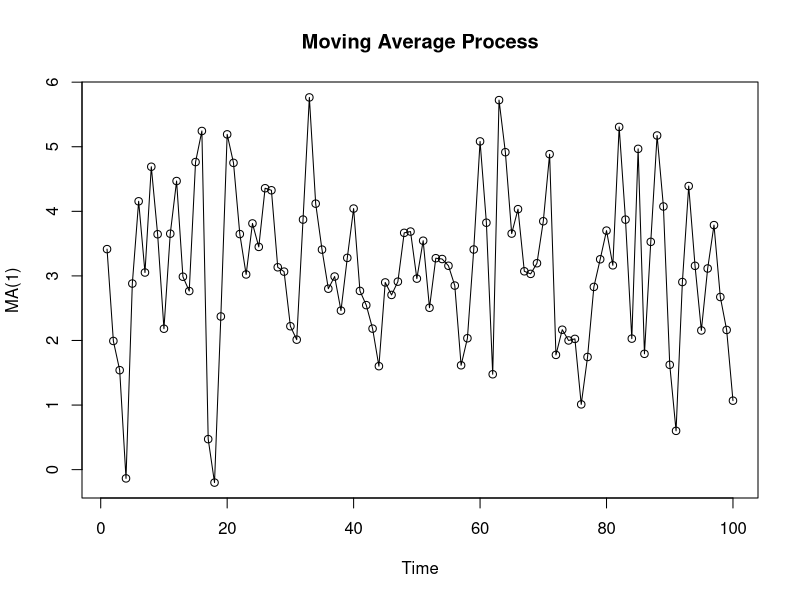
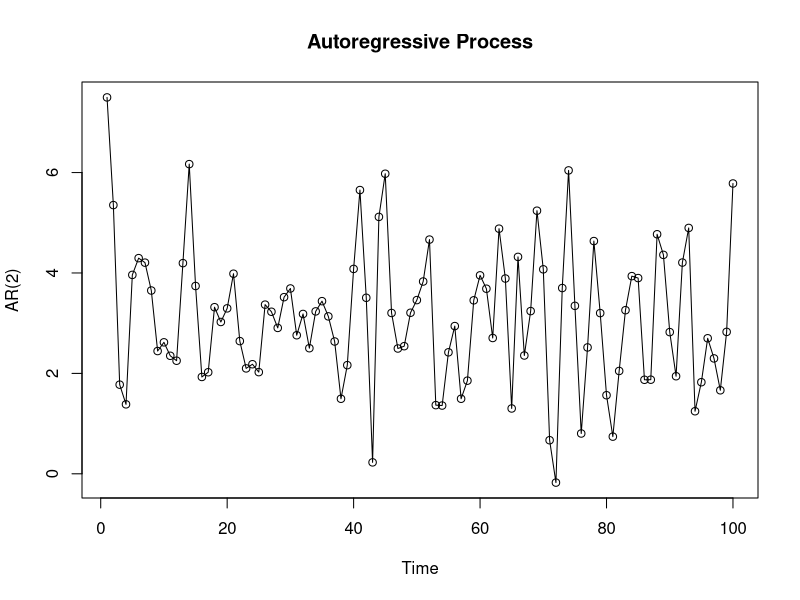
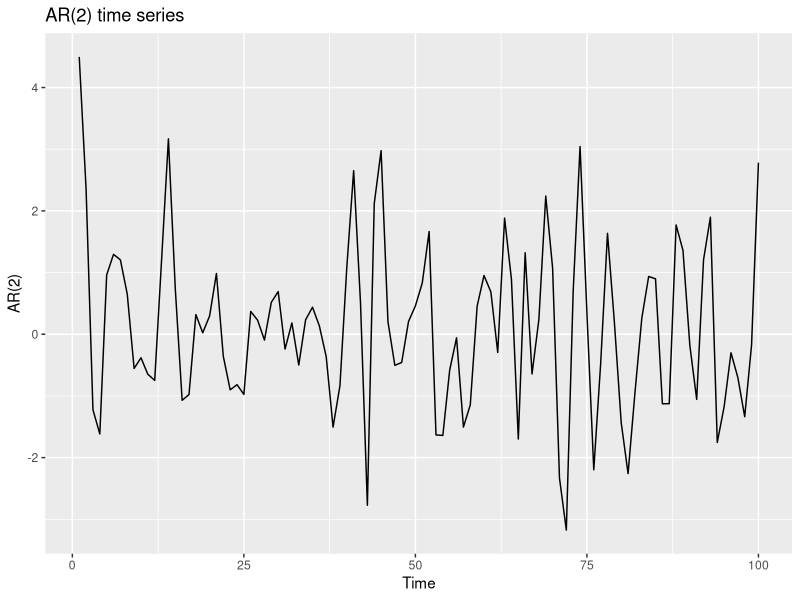

Source code (R) for these figures, in order:
## ---- chunk 1


# library(TSA)
# data("tempdub",package = "TSA")
# 
# plot(,type='o')

## ---- chunk 2

# set.seed()

# WN.SN <- 

## ---- chunk 3


# n=
# x <- numeric(n)
# for(i in 2:n){
#   x[i] <- x[i - 1] + WN.SN[i-1]
# }


## ---- chunk 4

set.seed(2020)

MA1 <- arima.sim(n = 100, list(order = c(0,0,1), ma = 0.3))
plot(MA1 + 3,type = 'o', main = "Moving Average Process", ylab = "MA(1)")

## ---- chunk 5

set.seed(2020)

AR2 <- arima.sim(n = 100, list(order = c(2,0,0), ar = c(0.3,-0.5)))
plot(AR2 + 3,type = 'o', main = "Autoregressive Process", ylab = "AR(2)")



## ---- chunk 6

# data("AirPassengers")
# 
# plot(,type = "o")

## ---- chunk 7

library(zoo)
library(ggplot2)
library(scales)

autoplot(as.zoo(AR2))+ ggtitle("AR(2) time series") + 
  xlab("Time") + ylab("AR(2)")


